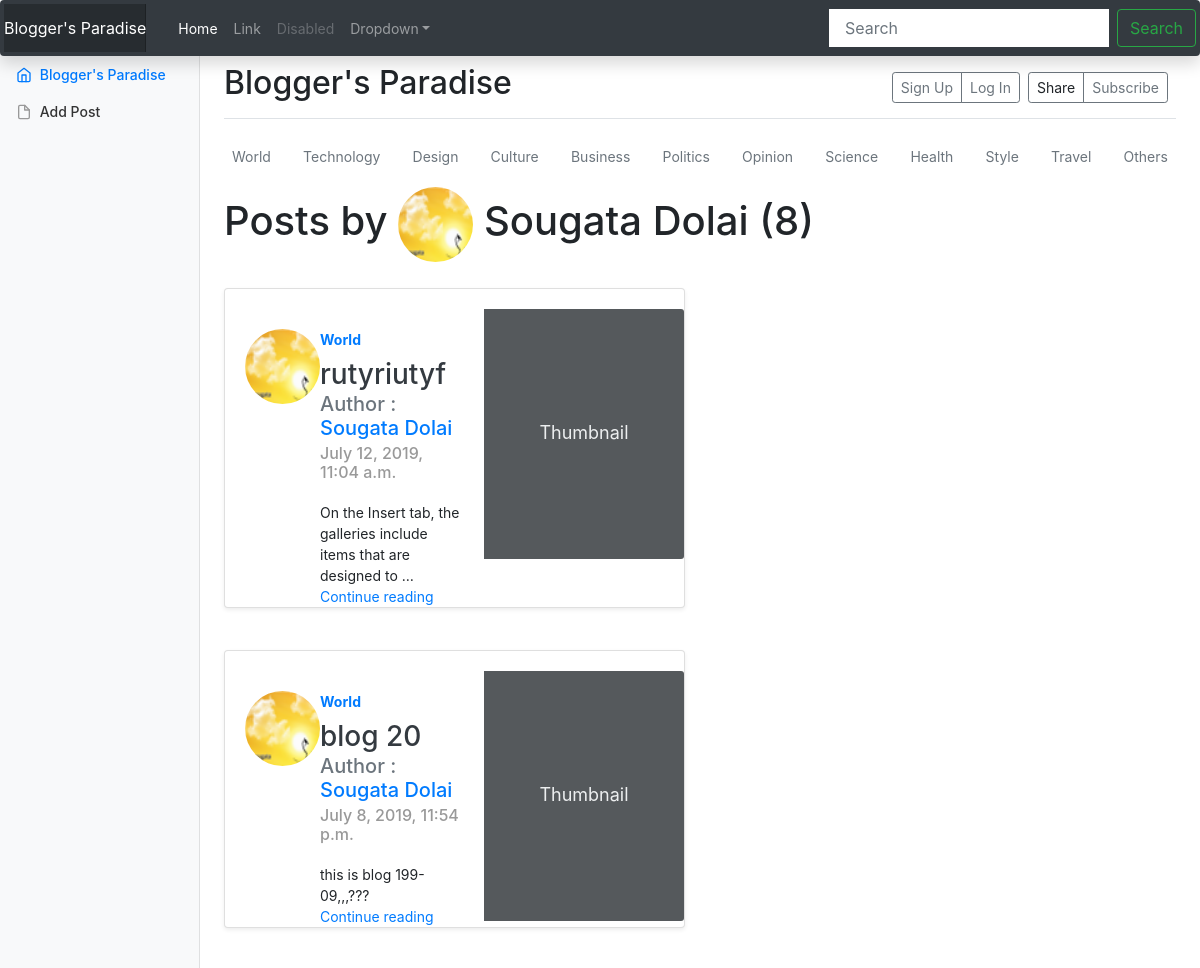
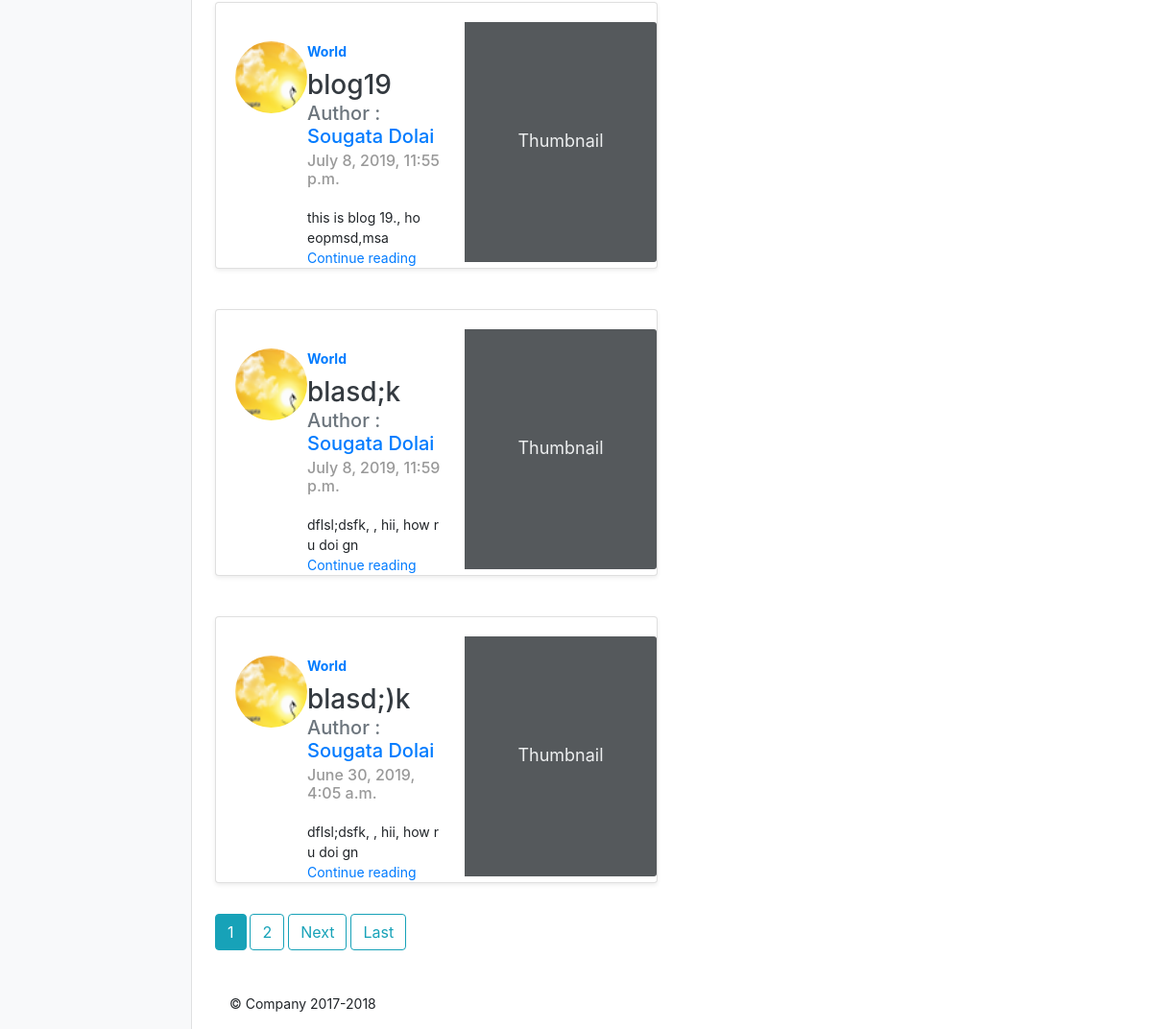
/sanu/posts/, run on the app's committed database (2 pictures, top to bottom).
### blogs/models.py (models this page shows, shortened)
class Post(models.Model):
    author  = models.ForeignKey('auth.User',on_delete = models.CASCADE)
    title = models.CharField(null=False, blank=False, max_length = 50)
    text = models.TextField(null=False, blank = False)
    created_date = models.DateTimeField(default = timezone.now)
    published_date = models.DateTimeField(blank = True, null = True)
    edited = models.BooleanField(default=False)
    likes = models.IntegerField(default = 0)
    dislikes = models.IntegerField(default = 0)
    thumbnail = models.ImageField(null=True, blank=True, upload_to='thumbnail_pics')
    TOPIC_CHOICE = (
        ('World','World'),
        ('Technology','Technology'),
        ('Design','Design'),
        ('Culture','Culture'),
        ('Business','Business'),
        ('Politics','Politics'),
        ('Opinion','Opinion'),
        ('Science','Science'),
        ('Health','Health'),
        ('Style','Style'),
        ('Travel','Travel'),
        ('Others','Others'),
    )
    topic = models.CharField(max_length = 11,choices = TOPIC_CHOICE, default="Others", blank=False, null=False)

### users/models.py (models this page shows, shortened)
class Profile(models.Model):
    user = models.OneToOneField(User, on_delete = models.CASCADE)
    image = models.ImageField(default='default.jpg', upload_to='profile_pics')
    first_name = models.CharField(max_length=50,blank=True,null=True)
    last_name = models.CharField(max_length=50,blank=True,null=True)
    about = models.TextField(blank=True,null=True)
    email = models.EmailField(blank = True,null = True)
    school = models.CharField(max_length=70,blank=True,null=True)
    college = models.CharField(max_length=70,blank=True,null=True)
    work = models.CharField(max_length=70,blank=True,null=True)
    skills = models.CharField(max_length=70,blank=True,null=True)
    current_city = models.CharField(max_length=70,blank=True,null=True)
    website = models.URLField(blank=True,null=True)
    birth_day = models.DateField(blank=True,null=True)
    otp = models.IntegerField(blank=True,null=True)
    GENDER_CHOICES = (
        ('Male','Male'),
        ('Female','Female'),
        ('Others','Others'),
    )
    gender = models.CharField(max_length=6,choices=GENDER_CHOICES,blank=True,null=True)

### blogs/views.py (the view)
# urls.py: path('<username>/posts/',UserPostListView.as_view(),name='user-post-list'),
class UserPostListView(ListView):
    model = Post
    template_name = 'blogs/user_post_list.html' #<app>/<model>_<viewtype>/html
    context_object_name = 'posts'
    paginate_by = 5
    def get_queryset(self):
        user = get_object_or_404(User, username=self.kwargs.get('username'))
        return Post.objects.filter(author=user,published_date__lte=timezone.now()).order_by('-created_date')

### blogs/templates/blogs/user_post_list.html (shortened to what this page needs)
{% extends 'blogs/base.html' %}
{% block content %}
{% if posts %}
  {% with posts|first as post %}
  <h1 class="mb-3">Posts by
    <img  height="75" width="75" class="rounded-circle article-img" src="{{ post.author.profile.image.url }}" alt="">
    {% if post.author.profile.first_name %}
      {{ post.author.profile.first_name }}
    {% endif %}
    {% if post.author.profile.last_name %}
      {{ post.author.profile.last_name }}
    {% endif %}
    ({{ page_obj.paginator.count }})</h1>
  {% endwith %}
    {% for post in posts %}
    <div class="row mb-2">
    <div class="col-md-6">
      <div class="card flex-md-row mb-4 shadow-sm ">
        <div class="card-body d-flex flex-column align-items-start">
          <article class="media content-section">
            <img  height="75" width="75" class="rounded-circle article-img" src="{{ post.author.profile.image.url }}" alt="">
            <div class="media-body">
              <div class="article-metadata">
              <strong class="d-inline-block mb-2 text-primary">World</strong>
              <h3 class="mb-0">
                <a class="text-dark" href="{% url 'blogs:post-details' post.pk %}">{{post.title}}</a>
              </h3>
              <h5 class="mb-1 text-muted">  Author : <a class="" href="{% url 'blogs:user-profile' post.author %}">
                {% if post.author.profile.first_name %}
                  {{ post.author.profile.first_name }}
                {% endif %}
                {% if post.author.profile.last_name %}
                  {{ post.author.profile.last_name }}
                {% endif %}
              </a></h5>
              <h6 class="blog-post-meta">{{ post.published_date }}</h6>
              </div>
              <p class="card-text mb-auto">
                {{ post.text|truncatewords:12 }}
              </p>
              <a href="{% url 'blogs:post-details' post.pk %}">Continue reading</a>
              </div>
          </article>
        </div>
        <svg class="bd-placeholder-img card-img-right flex-auto d-none d-lg-block" width="200" height="250" xmlns="http://www.w3.org/2000/svg" preserveAspectRatio="xMidYMid slice" focusable="false" role="img" aria-label="Placeholder: Thumbnail"><title>Placeholder</title><rect fill="#55595c" width="100%" height="100%"></rect><text fill="#eceeef" dy=".3em" x="50%" y="50%">Thumbnail</text></svg>
      </div>
    </div>
    </div>
    {% endfor %}
        {% if is_paginated %}
          {% for num in page_obj.paginator.page_range %}
            {% if page_obj.number == num %}
              <a class="btn btn-info mb-4" href="?page={{ num }}">{{ num }}</a>
            {% elif num > page_obj.number|add:'-3' and num < page_obj.number|add:'3' %}
              <a class="btn btn-outline-info mb-4" href="?page={{ num }}">{{ num }}</a>
            {% endif %}
          {% endfor %}
          {% if page_obj.has_next %}
            <a class="btn btn-outline-info mb-4" href="?page={{ page_obj.next_page_number }}">Next</a>
            <a class="btn btn-outline-info mb-4" href="?page={{ page_obj.paginator.num_pages }}">Last</a>
          {% endif %}
        {% endif %}
{% else %}
  <p>There is no blogs. </p>
{% endif %}
{% endblock %}

### blogs/templates/blogs/base.html (shortened to what this page needs)
{% load static %}
<!DOCTYPE html>
<html lang="en" dir="ltr">
<head>
  {% include "blogs/css.css" %}
</head>
<body class="">
    {% include "blogs/header.html" %}
  <div class="nav-scroller py-1 mb-2">
  <nav class="nav d-flex justify-content-between">
    <a class="p-2 text-muted" name="World" href="{% url 'blogs:topic' 'World' %}">World</a>
    <a class="p-2 text-muted" name="Technology" href="{% url 'blogs:topic' 'Technology' %}">Technology</a>
    <a class="p-2 text-muted" name="Design" href="{% url 'blogs:topic' 'Design' %}">Design</a>
    <a class="p-2 text-muted" name="Culture" href="{% url 'blogs:topic' 'Culture' %}">Culture</a>
    <a class="p-2 text-muted" name="Business" href="{% url 'blogs:topic' 'Business' %}">Business</a>
    <a class="p-2 text-muted" name="Politics" href="{% url 'blogs:topic' 'Politics' %}">Politics</a>
    <a class="p-2 text-muted" name="Opinion" href="{% url 'blogs:topic' 'Opinion' %}">Opinion</a>
    <a class="p-2 text-muted" name="Science" href="{% url 'blogs:topic' 'Science' %}">Science</a>
    <a class="p-2 text-muted" name="Health" href="{% url 'blogs:topic' 'Health' %}">Health</a>
    <a class="p-2 text-muted" name="Style" href="{% url 'blogs:topic' 'Style' %}">Style</a>
    <a class="p-2 text-muted" name="Travel" href="{% url 'blogs:topic' 'Travel' %}">Travel</a>
    <a class="p-2 text-muted" name="Others" href="{% url 'blogs:topic' 'Others' %}">Others</a>
  </nav>
  </div>
  <div>
    {% block content %} {% endblock %}
    {% include "blogs/footer.html" %}
  </div>
  </body>
</html>

### blogs/templates/blogs/css.css (shortened to what this page needs)
{% load static %}
<link href="{% static '/blogs/template_data/bootstrap.css' %}" rel="stylesheet">
 <link rel="stylesheet" href="{% static 'abc.css' %}">
 <link rel="stylesheet" href="{% static 'font-awesome.min.css' %}">
  <link rel="stylesheet" href="{% static 'style.css' %}">
<link href="{% static '/blogs/template_data/css.css' %}" rel="stylesheet">
<link href="{% static '/blogs/template_data/blog.css' %}" rel="stylesheet">
<link href="{% static '/blogs/dash_board_template_data/bootstrap.css' %}" rel="stylesheet">
<link href="{% static '/blogs/dash_board_template_data/dashboard.css' %}" rel="stylesheet">

### blogs/templates/blogs/header.html (shortened to what this page needs)
<div class="">
  <nav class="navbar navbar-expand-lg navbar-dark fixed-top bg-dark flex-md-nowrap p-1 shadow rounded ">
    <div class="btn-group mr-2">
    <a class="navbar-brand" href="{% url 'blogs:blogs-index' %}">Blogger's Paradise</a>
    </div>
    <div class="collapse navbar-collapse" id="navbarsExample09">
      <ul class="navbar-nav mr-auto">
        <li class="nav-item active">
          <a class="nav-link" href="#">Home <span class="sr-only">(current)</span></a>
        </li>
        <li class="nav-item">
          <a class="nav-link" href="#">Link</a>
        </li>
        <li class="nav-item">
          <a class="nav-link disabled" href="#">Disabled</a>
        </li>
        <li class="nav-item dropdown">
          <a class="nav-link dropdown-toggle" href="#" id="dropdown09" data-toggle="dropdown" aria-haspopup="true" aria-expanded="false">Dropdown</a>
        </li>
      </ul>
      <form class="form-inline my-2 my-md-0" action='{% url 'blogs:search' %}'>
        <input name="search" class="form-control mr-sm-2" placeholder="Search" aria-label="Search" type="text">
        <button class="btn btn-outline-success my-2 my-sm-0" type="submit">Search</button>
      </form>
    </div>
  </nav>
  </div>
<div class="container-fluid">
  <div class="row">
    <nav class="col-md-2 d-none d-md-block bg-light sidebar">
      <div class="sidebar-sticky">
        <ul class="nav flex-column">
          <li class="nav-item">
            <a class="nav-link active" href="{% url 'blogs:blogs-index' %}">
              Blogger's Paradise
            </a>
          </li>
          <li class="nav-item">
            <a class="nav-link" href="{% url 'blogs:post-create' %}">
              Add Post
            </a>
          </li>
      </div>
    </nav>
    <main role="main" class="col-md-9 ml-sm-auto col-lg-10 px-4">
      <div class="d-flex justify-content-between flex-wrap flex-md-nowrap align-items-center pt-3 pb-2 mb-3 border-bottom">
        <h1 class="h2">Blogger's Paradise</h1>
        <div class="btn-toolbar mb-2 mb-md-0">
          <div class="btn-group mr-2">
          <a class="btn btn-sm btn-outline-secondary" href="{% url 'register' %}" role="button">Sign Up</a>
          {% if user.is_authenticated %}
          <a class="btn btn-sm btn-outline-secondary" href="{% url 'logout' %}" role="button">Log Out</a>
          {% else %}
          <a class="btn btn-sm btn-outline-secondary" href="{% url 'login' %}" role="button">Log In</a>
          {% endif %}
        </div>
          <div class="btn-group mr-2">
            <a type="button" class="btn btn-sm btn-outline-secondary">Share</a>
            <a type="button" class="btn btn-sm btn-outline-secondary" href="{% url 'order:order' %}">Subscribe</a>
          </div>
        </div>
      </div>

### blogs/templates/blogs/footer.html
  <br>
  <br>
<footer class="container">
  <p>&copy; Company 2017-2018</p>
</footer>

### blogs/static/style.css (style rules this page uses)
.card { padding-top: 20px; margin: 10px 0 20px 0; background-color: rgba(214, 224, 226, 0.2); border-top-width: 0; border-bottom-width: 2px; -webkit-border-radius: 3px; -moz-border-radius: 3px; border-radius: 3px; -webkit-box-shadow: none; -moz-box-shadow: none; box-shadow: none; -webkit-box-sizing: border-box; -moz-box-sizing: border-box; box-sizing: border-box; }
.card .card-body { padding: 0 20px; margin-top: 20px; }

### blogs/static/blogs/template_data/blog.css (style rules this page uses)
h1, h2, h3, h4, h5, h6 { font-family: "Playfair Display", Georgia, "Times New Roman", serif; }
.nav-scroller { position: relative; z-index: 2; height: 2.75rem; overflow-y: hidden; }
.nav-scroller .nav { display: -ms-flexbox; display: flex; -ms-flex-wrap: nowrap; flex-wrap: nowrap; padding-bottom: 1rem; margin-top: -1px; overflow-x: auto; text-align: center; white-space: nowrap; -webkit-overflow-scrolling: touch; }
.card-img-right { height: 100%; border-radius: 0 3px 3px 0; }
.flex-auto { -ms-flex: 0 0 auto; flex: 0 0 auto; }
.blog-post-meta { margin-bottom: 1.25rem; color: #999; }

### blogs/static/blogs/dash_board_template_data/dashboard.css (style rules this page uses)
body { font-size: .875rem; }
.feather { width: 16px; height: 16px; vertical-align: text-bottom; }
.sidebar { position: fixed; top: 0; bottom: 0; left: 0; z-index: 100; padding: 48px 0 0; box-shadow: inset -1px 0 0 rgba(0, 0, 0, .1); }
.sidebar-sticky { position: relative; top: 0; height: calc(100vh - 48px); padding-top: .5rem; overflow-x: hidden; overflow-y: auto; }
.sidebar .nav-link { font-weight: 500; color: #333; }
.sidebar .nav-link .feather { margin-right: 4px; color: #999; }
.sidebar .nav-link.active { color: #007bff; }
.sidebar .nav-link:hover .feather, .sidebar .nav-link.active .feather { color: inherit; }
[role="main"] { padding-top: 133px; }
@media (min-width: 768px) { [role="main"] { padding-top: 48px; } }
.navbar-brand { padding-top: .75rem; padding-bottom: .75rem; font-size: 1rem; background-color: rgba(0, 0, 0, .25); box-shadow: inset -1px 0 0 rgba(0, 0, 0, .25); }
.navbar .form-control { padding: .75rem 1rem; border-width: 0; border-radius: 0; }

### blogs/templates/blogs/css.css (style rules this page uses)
.bd-placeholder-img { font-size: 1.125rem; text-anchor: middle; }

### data on the page
Post: author.profile.image (picture), author.profile.first_name "Sougata", author.profile.last_name "Dolai", title "rutyriutyf", published_date "July 12, 2019, 11:04 a.m.", text "On the Insert tab, the galleries include items that are designed to …"
Post: author.profile.image (picture), title "blog 20", author.profile.first_name "Sougata", author.profile.last_name "Dolai", published_date "July 8, 2019, 11:54 p.m.", text "this is blog 199-09,,,???"
Post: author.profile.image (picture), title "blog19", author.profile.first_name "Sougata", author.profile.last_name "Dolai", published_date "July 8, 2019, 11:55 p.m.", text "this is blog 19., ho eopmsd,msa"
Post: author.profile.image (picture), title "blasd;k", author.profile.first_name "Sougata", author.profile.last_name "Dolai", published_date "July 8, 2019, 11:59 p.m.", text "dflsl;dsfk, , hii, how r u doi gn"
Post: author.profile.image (picture), title "blasd;)k", author.profile.first_name "Sougata", author.profile.last_name "Dolai", published_date "June 30, 2019, 4:05 a.m.", text "dflsl;dsfk, , hii, how r u doi gn"

### other printed values
{{ page_obj.paginator.count }} "8"
{{ num }} "1"
{{ num }} "2"
